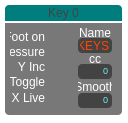
<?xml version="1.0" encoding="UTF-8"?>
<ui version="4.0">
 <class>keyForm</class>
 <widget class="QWidget" name="keyForm">
  <property name="geometry">
   <rect>
    <x>0</x>
    <y>0</y>
    <width>128</width>
    <height>123</height>
   </rect>
  </property>
  <property name="windowTitle">
   <string>Form</string>
  </property>
  <property name="styleSheet">
   <string notr="true">QWidget
{
	background:		rgba(120, 120, 120, 0);
	/*border:				3px solid rgb(0, 187, 187);*/
	border-radius: 2px;
	border-bottom-left-radius:8.0;
	border-bottom-right-radius:8.0;
	border-top-left-radius:8.0;
	border-top-right-radius:8.0;
}  

QWidget:hover
{
	/*border:				3px solid rgb(0, 126, 126)*/
}        

/* ---------- QLabels ------------*/
QLabel
{
	background:		rgba(0,0,0,0);
	color: 				white;
	font: 				9pt &quot;Arial&quot;;
	border:				none;
}

QLabel:hover
{
	border:				none;
}  

/* ---------- QSpinBox ------------*/
QSpinBox
{
	font-family:&quot;Arial&quot;;
	border-radius:4.0;
	border-color:black;
	background-color: rgba(67, 67, 67, 255);
	font-size: 9px;
	color: rgb(108, 243, 255);;
	padding:0, 3, 0, 0;
	border: none;
}

QSpinBox:hover
{
	border:				none;
}  

/* ---------- QLineEdit ------------*/
QLineEdit
{
	font: 11pt &quot;Courier&quot;;
	border-radius:4.0;
	border-color:black;
	background-color: rgba(67, 67, 67, 255);;
	/*color: rgb(108, 243, 255);*/
	color: rgb(255, 70, 0);
	padding-left: 2px;
	border: none;
}

QLineEdit:hover
{
	border:				none;
}  

/* ---------- QCheckBox ------------*/
QCheckBox
{
	font-family:&quot;Arial&quot;;
	border-radius:4.0;
	border-color:black;
	background-color: rgba(67, 67, 67, 0);
	font-size: 11px;
	color: white;
	padding:0, 3, 0, 0;
	border: none;
}

QCheckBox:hover
{
	border:				none;
} </string>
  </property>
  <widget class="QFrame" name="sourceFrame">
   <property name="geometry">
    <rect>
     <x>5</x>
     <y>23</y>
     <width>117</width>
     <height>92</height>
    </rect>
   </property>
   <property name="styleSheet">
    <string notr="true">QFrame {
	background: rgba(120, 120, 120, 255);
	border-bottom-left-radius:4.0;
	border-bottom-right-radius:4.0;
	border-top-left-radius:0;
	border-top-right-radius:0;
	border: none;
}</string>
   </property>
   <property name="frameShape">
    <enum>QFrame::StyledPanel</enum>
   </property>
   <property name="frameShadow">
    <enum>QFrame::Raised</enum>
   </property>
   <widget class="QCheckBox" name="xLive">
    <property name="geometry">
     <rect>
      <x>41</x>
      <y>66</y>
      <width>24</width>
      <height>21</height>
     </rect>
    </property>
    <property name="text">
     <string/>
    </property>
   </widget>
   <widget class="QLabel" name="toggleLabel">
    <property name="geometry">
     <rect>
      <x>5</x>
      <y>51</y>
      <width>35</width>
      <height>16</height>
     </rect>
    </property>
    <property name="font">
     <font>
      <family>Arial</family>
      <pointsize>9</pointsize>
      <weight>50</weight>
      <italic>false</italic>
      <bold>false</bold>
     </font>
    </property>
    <property name="styleSheet">
     <string notr="true"/>
    </property>
    <property name="text">
     <string>Toggle</string>
    </property>
    <property name="alignment">
     <set>Qt::AlignRight|Qt::AlignTrailing|Qt::AlignVCenter</set>
    </property>
   </widget>
   <widget class="QLabel" name="pressureLabel">
    <property name="geometry">
     <rect>
      <x>5</x>
      <y>21</y>
      <width>35</width>
      <height>16</height>
     </rect>
    </property>
    <property name="font">
     <font>
      <family>Arial</family>
      <pointsize>9</pointsize>
      <weight>50</weight>
      <italic>false</italic>
      <bold>false</bold>
     </font>
    </property>
    <property name="styleSheet">
     <string notr="true"/>
    </property>
    <property name="text">
     <string>Pressure</string>
    </property>
    <property name="alignment">
     <set>Qt::AlignRight|Qt::AlignTrailing|Qt::AlignVCenter</set>
    </property>
   </widget>
   <widget class="QLabel" name="yIncLabel">
    <property name="geometry">
     <rect>
      <x>5</x>
      <y>36</y>
      <width>35</width>
      <height>16</height>
     </rect>
    </property>
    <property name="font">
     <font>
      <family>Arial</family>
      <pointsize>9</pointsize>
      <weight>50</weight>
      <italic>false</italic>
      <bold>false</bold>
     </font>
    </property>
    <property name="styleSheet">
     <string notr="true"/>
    </property>
    <property name="text">
     <string>Y Inc</string>
    </property>
    <property name="alignment">
     <set>Qt::AlignRight|Qt::AlignTrailing|Qt::AlignVCenter</set>
    </property>
   </widget>
   <widget class="QCheckBox" name="toggle">
    <property name="geometry">
     <rect>
      <x>41</x>
      <y>51</y>
      <width>24</width>
      <height>21</height>
     </rect>
    </property>
    <property name="text">
     <string/>
    </property>
   </widget>
   <widget class="QLabel" name="footOnLabel">
    <property name="geometry">
     <rect>
      <x>5</x>
      <y>6</y>
      <width>35</width>
      <height>16</height>
     </rect>
    </property>
    <property name="font">
     <font>
      <family>Arial</family>
      <pointsize>9</pointsize>
      <weight>50</weight>
      <italic>false</italic>
      <bold>false</bold>
     </font>
    </property>
    <property name="styleSheet">
     <string notr="true"/>
    </property>
    <property name="text">
     <string>Foot on</string>
    </property>
    <property name="alignment">
     <set>Qt::AlignRight|Qt::AlignTrailing|Qt::AlignVCenter</set>
    </property>
   </widget>
   <widget class="QCheckBox" name="footOn">
    <property name="geometry">
     <rect>
      <x>41</x>
      <y>6</y>
      <width>24</width>
      <height>21</height>
     </rect>
    </property>
    <property name="text">
     <string/>
    </property>
   </widget>
   <widget class="QCheckBox" name="pressure">
    <property name="geometry">
     <rect>
      <x>41</x>
      <y>21</y>
      <width>24</width>
      <height>21</height>
     </rect>
    </property>
    <property name="text">
     <string/>
    </property>
   </widget>
   <widget class="QCheckBox" name="yInc">
    <property name="geometry">
     <rect>
      <x>41</x>
      <y>36</y>
      <width>24</width>
      <height>21</height>
     </rect>
    </property>
    <property name="text">
     <string/>
    </property>
   </widget>
   <widget class="QLabel" name="xLiveLabel">
    <property name="geometry">
     <rect>
      <x>5</x>
      <y>67</y>
      <width>35</width>
      <height>16</height>
     </rect>
    </property>
    <property name="font">
     <font>
      <family>Arial</family>
      <pointsize>9</pointsize>
      <weight>50</weight>
      <italic>false</italic>
      <bold>false</bold>
     </font>
    </property>
    <property name="styleSheet">
     <string notr="true"/>
    </property>
    <property name="text">
     <string>X Live</string>
    </property>
    <property name="alignment">
     <set>Qt::AlignRight|Qt::AlignTrailing|Qt::AlignVCenter</set>
    </property>
   </widget>
   <widget class="QLineEdit" name="name">
    <property name="geometry">
     <rect>
      <x>73</x>
      <y>15</y>
      <width>34</width>
      <height>15</height>
     </rect>
    </property>
    <property name="styleSheet">
     <string notr="true"/>
    </property>
    <property name="text">
     <string>KEYS</string>
    </property>
    <property name="maxLength">
     <number>4</number>
    </property>
    <property name="alignment">
     <set>Qt::AlignLeading|Qt::AlignLeft|Qt::AlignVCenter</set>
    </property>
   </widget>
   <widget class="QSpinBox" name="cc">
    <property name="geometry">
     <rect>
      <x>73</x>
      <y>41</y>
      <width>34</width>
      <height>15</height>
     </rect>
    </property>
    <property name="alignment">
     <set>Qt::AlignRight|Qt::AlignTrailing|Qt::AlignVCenter</set>
    </property>
    <property name="buttonSymbols">
     <enum>QAbstractSpinBox::NoButtons</enum>
    </property>
    <property name="maximum">
     <number>127</number>
    </property>
   </widget>
   <widget class="QSpinBox" name="smooth">
    <property name="geometry">
     <rect>
      <x>73</x>
      <y>70</y>
      <width>34</width>
      <height>15</height>
     </rect>
    </property>
    <property name="alignment">
     <set>Qt::AlignRight|Qt::AlignTrailing|Qt::AlignVCenter</set>
    </property>
    <property name="buttonSymbols">
     <enum>QAbstractSpinBox::NoButtons</enum>
    </property>
    <property name="maximum">
     <number>127</number>
    </property>
   </widget>
   <widget class="QLabel" name="nameLabel">
    <property name="geometry">
     <rect>
      <x>73</x>
      <y>0</y>
      <width>34</width>
      <height>20</height>
     </rect>
    </property>
    <property name="font">
     <font>
      <family>Arial</family>
      <pointsize>9</pointsize>
      <weight>50</weight>
      <italic>false</italic>
      <bold>false</bold>
     </font>
    </property>
    <property name="styleSheet">
     <string notr="true"/>
    </property>
    <property name="text">
     <string>Name</string>
    </property>
    <property name="alignment">
     <set>Qt::AlignCenter</set>
    </property>
   </widget>
   <widget class="QLabel" name="ccLabel">
    <property name="geometry">
     <rect>
      <x>73</x>
      <y>28</y>
      <width>34</width>
      <height>16</height>
     </rect>
    </property>
    <property name="font">
     <font>
      <family>Arial</family>
      <pointsize>9</pointsize>
      <weight>50</weight>
      <italic>false</italic>
      <bold>false</bold>
     </font>
    </property>
    <property name="styleSheet">
     <string notr="true"/>
    </property>
    <property name="text">
     <string>cc</string>
    </property>
    <property name="alignment">
     <set>Qt::AlignCenter</set>
    </property>
   </widget>
   <widget class="QLabel" name="smoothLabel">
    <property name="geometry">
     <rect>
      <x>73</x>
      <y>54</y>
      <width>34</width>
      <height>20</height>
     </rect>
    </property>
    <property name="font">
     <font>
      <family>Arial</family>
      <pointsize>9</pointsize>
      <weight>50</weight>
      <italic>false</italic>
      <bold>false</bold>
     </font>
    </property>
    <property name="styleSheet">
     <string notr="true"/>
    </property>
    <property name="text">
     <string>Smooth</string>
    </property>
    <property name="alignment">
     <set>Qt::AlignCenter</set>
    </property>
   </widget>
   <zorder>xLive</zorder>
   <zorder>toggleLabel</zorder>
   <zorder>pressureLabel</zorder>
   <zorder>yIncLabel</zorder>
   <zorder>toggle</zorder>
   <zorder>footOnLabel</zorder>
   <zorder>footOn</zorder>
   <zorder>pressure</zorder>
   <zorder>yInc</zorder>
   <zorder>xLiveLabel</zorder>
   <zorder>nameLabel</zorder>
   <zorder>ccLabel</zorder>
   <zorder>smoothLabel</zorder>
   <zorder>smooth</zorder>
   <zorder>cc</zorder>
   <zorder>name</zorder>
  </widget>
  <widget class="QLabel" name="instanceLabel">
   <property name="geometry">
    <rect>
     <x>5</x>
     <y>5</y>
     <width>117</width>
     <height>16</height>
    </rect>
   </property>
   <property name="styleSheet">
    <string notr="true">QFrame {
	background:rgb(0, 126, 126);
border-top-left-radius:4.0;
border-top-right-radius:4.0;
border-bottom-left-radius:0;
border-bottom-right-radius:0;
border: none;
color: rgba(67, 67, 67, 255);
}

QToolTip {
background: #006599;
color: white;
}</string>
   </property>
   <property name="text">
    <string>Key 0</string>
   </property>
   <property name="alignment">
    <set>Qt::AlignCenter</set>
   </property>
  </widget>
 </widget>
 <resources/>
 <connections/>
</ui>
